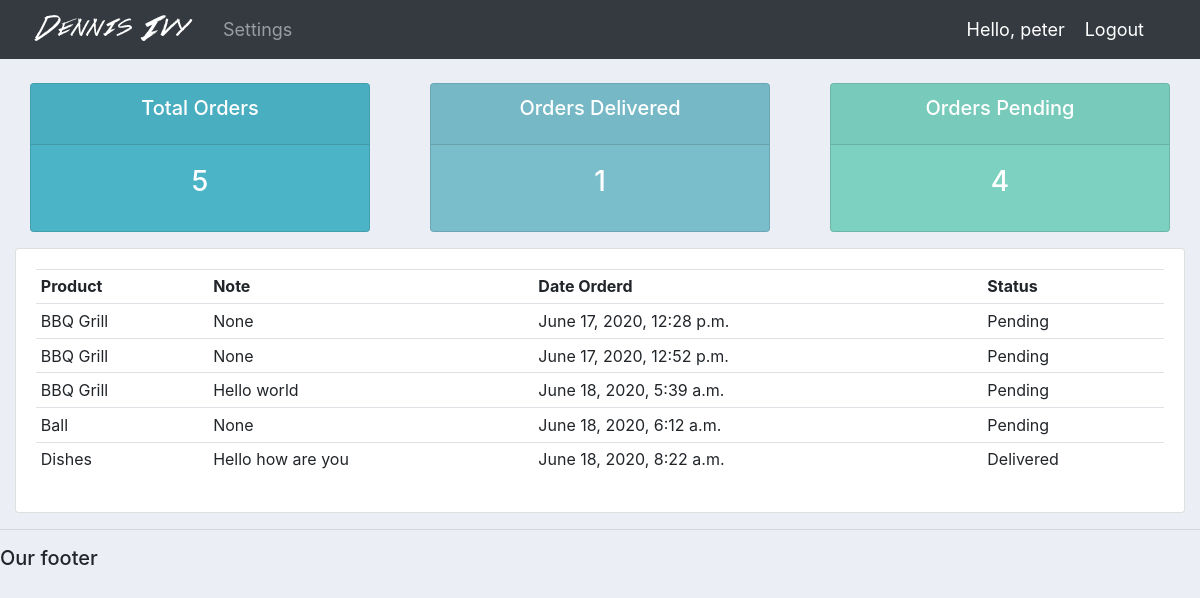
Screenshot of /user/ (signed in) with the database file from the repository.
### accounts/models.py (models this page shows, shortened)
class Order(models.Model):
	STATUS = (
			('Pending', 'Pending'),
			('Out for delivery', 'Out for delivery'),
			('Delivered', 'Delivered'),
			)
	customer = models.ForeignKey(Customer, null=True, on_delete= models.SET_NULL)
	product = models.ForeignKey(Product, null=True, on_delete= models.SET_NULL)
	date_created = models.DateTimeField(auto_now_add=True, null=True)
	status = models.CharField(max_length=200, null=True, choices=STATUS)
	note = models.CharField(max_length=200, null=True)

class Product(models.Model):
	CATEGORY = (
			('Indoor', 'Indoor'),
			('Out Door', 'Out Door'),
			)
	name = models.CharField(max_length=200, null=True)
	price = models.FloatField(null=True)
	category = models.CharField(max_length=200, null=True, choices=CATEGORY)
	description = models.CharField(max_length=200, null=True, blank=True)
	date_created = models.DateTimeField(auto_now_add=True, null=True)
	tags = models.ManyToManyField(Tag)
	def __str__(self):
		return self.name

### accounts/decorators.py (the view)
        def wrapper_func(request, *args, **kwargs):
            group = None
            if request.user.groups.exists():
                group = request.user.groups.all()[0].name
            if group in allowed_rules:
                return view_func(request, *args, **kwargs)
            else:
                return HttpResponse('Your are not authorized to view this page')

### accounts/views.py (called while the page is built)
@login_required(login_url='login')
@allowed_users(allowed_rules=['customer'])
def userPage(request):
    orders = request.user.customer.order_set.all()
    total_orders = orders.count()
    delivered = orders.filter(status='Delivered').count()
    pending = orders.filter(status='Pending').count()
    context = {
        'orders': orders,
        'total_orders': total_orders,
        'delivered': delivered,
        'pending': pending,
    }
    return render(request, 'accounts/user.html', context)

### accounts/templates/accounts/user.html
{% extends 'accounts/main.html' %}
{% block content %}
{% include 'accounts/status.html' %}
<div class="row">
	<div class="col-md">
		<div class="card card-body">
			<table class="table table-sm">
				<tr>
					<th>Product</th>
					<th>Note</th>
					<th>Date Orderd</th>
					<th>Status</th>
				</tr>
				{% for order in orders %}
				<tr>
					<td>{{order.product}}</td>
					<td>{{order.note}}</td>
					<td>{{order.date_created}}</td>
					<td>{{order.status}}</td>
				</tr>
				{% endfor %}
			</table>
		</div>
	</div>
</div>
{% endblock content%}

### accounts/templates/accounts/navbar.html (shortened to what this page needs)
{% load static %}
<nav class="navbar navbar-expand-lg navbar-dark bg-dark">
    <img src="{% static 'images/logo.png' %}">
    <div class="collapse navbar-collapse" id="navbarNav">
        <ul class="navbar-nav">
            {% if request.user.is_staff %}
            <li class="nav-item active">
                <a class="nav-link" href="{% url 'home' %}">Dashboard</a>
            </li>
            <li class="nav-item">
                <a class="nav-link" href="{% url 'products' %}">Products</a>
            </li>
            {% else %}
            <li class="nav-item">
                <a class="nav-link" href="{% url 'account' %}">Settings</a>
            </li>
            {% endif %}
        </ul>
    </div>
    <span>Hello, {{request.user}}</span>
    <span>
        <a href="{% url 'logout' %}">Logout</a>
    </span>
</nav>

### static/css/main.css (style rules this page uses)
body { background-color: #ebeff5; }

### accounts/templates/accounts/navbar.html (style rules this page uses)
span { font-size: 18px; color: #ffff; margin-right: 20px; }
a { font-size: 18px; color: #ffff; margin-right: 20px; }

### rows the page displays
Order: product "BBQ Grill", note "None", date_created "June 17, 2020, 12:28 p.m.", status "Pending"
Order: product "BBQ Grill", note "None", date_created "June 17, 2020, 12:52 p.m.", status "Pending"
Order: product "BBQ Grill", note "Hello world", date_created "June 18, 2020, 5:39 a.m.", status "Pending"
Order: product "Ball", note "None", date_created "June 18, 2020, 6:12 a.m.", status "Pending"
Order: product "Dishes", note "Hello how are you", date_created "June 18, 2020, 8:22 a.m.", status "Delivered"

### other values shown
{{ request.user }} "peter"
{{ total_orders }} "5"
{{ delivered }} "1"
{{ pending }} "4"
